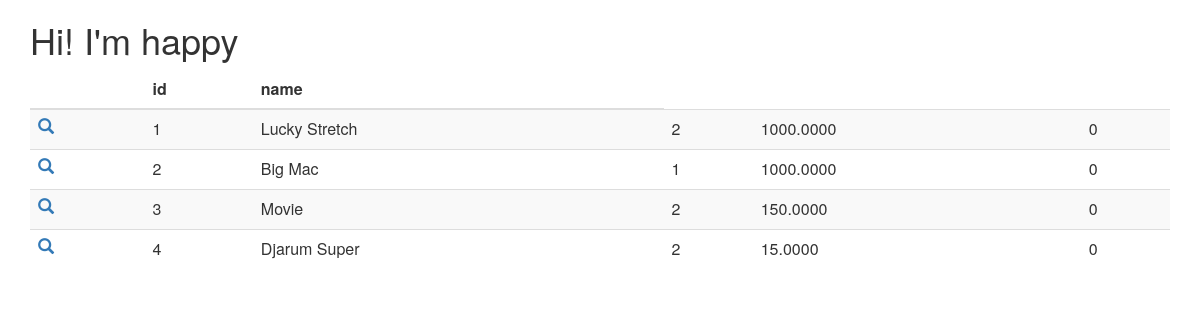
/cek.php, run on the app's committed database.
### tables this page shows
CREATE TABLE `products` (
  `id` bigint(12) NOT NULL,
  `name` varchar(100) NOT NULL,
  `taxcode` enum('1','2','3') NOT NULL,
  `price` double(12,4) NOT NULL,
  `trash` int(1) NOT NULL DEFAULT '0'
);

### www/cek.php (the view, shortened to what this page needs)
<html>
 <head>
  <link rel="stylesheet" href="http://maxcdn.bootstrapcdn.com/bootstrap/3.3.6/css/bootstrap.min.css">
</head>
<body>
    <div class="container">
    <?php echo "<h1>Hi! I'm happy</h1>"; ?>
    <?php
    $conn = mysqli_connect('db', 'testuser', 'passw0rd', "testapi");
    $query = 'SELECT * From products';
    $result = mysqli_query($conn, $query);
    echo '<table class="table table-striped">';
    echo '<thead><tr><th></th><th>id</th><th>name</th></tr></thead>';
    while($value = $result->fetch_array(MYSQLI_ASSOC)){
        echo '<tr>';
        echo '<td><a href="#"><span class="glyphicon glyphicon-search"></span></a></td>';
        foreach($value as $element){
            echo '<td>' . $element . '</td>';
        }
        echo '</tr>';
    }
    echo '</table>';
    ?>
    </div>
</body>
</html>

### data on the page
products: id "1", name "Lucky Stretch", taxcode "2", price "1000.0000", trash "0"
products: id "2", name "Big Mac", taxcode "1", price "1000.0000", trash "0"
products: id "3", name "Movie", taxcode "2", price "150.0000", trash "0"
products: id "4", name "Djarum Super", taxcode "2", price "15.0000", trash "0"
